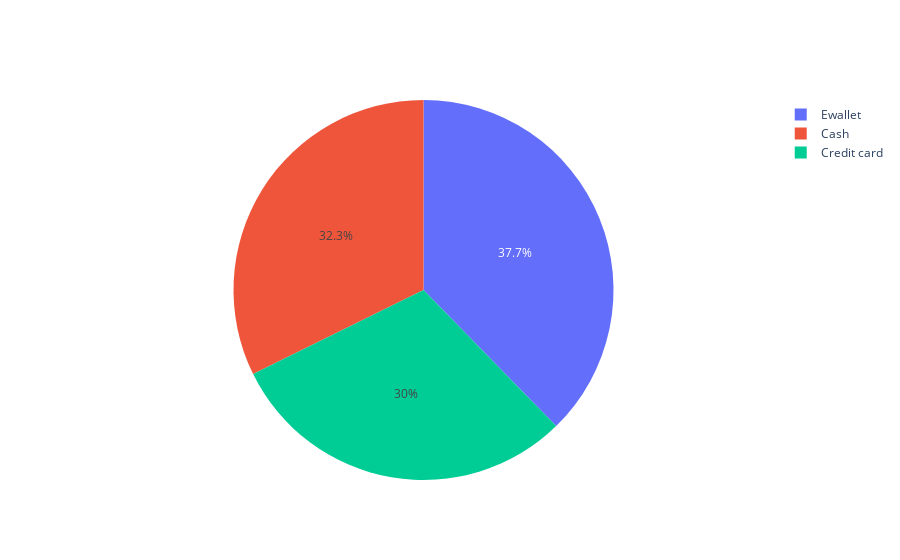

Source (notebook cell):
### Markdown cell above
### 9.Find out highest percentage of payment method

### Code cell
labels = dataset['Payment'].unique()
values = dataset['Payment'].value_counts()

fig = go.Figure(data=[go.Pie(labels=labels, values=values)])
fig.show()
# dataset['Product line'].value_counts(),

### Figure 1 — Plotly figure (JSON) as saved in the notebook; plotly's stock layout.template omitted (floating-point values rounded to 4 significant figures)
{"data": [{"labels": ["Ewallet", "Cash", "Credit card"], "type": "pie", "values": [377, 323, 300]}], "layout": {}}
